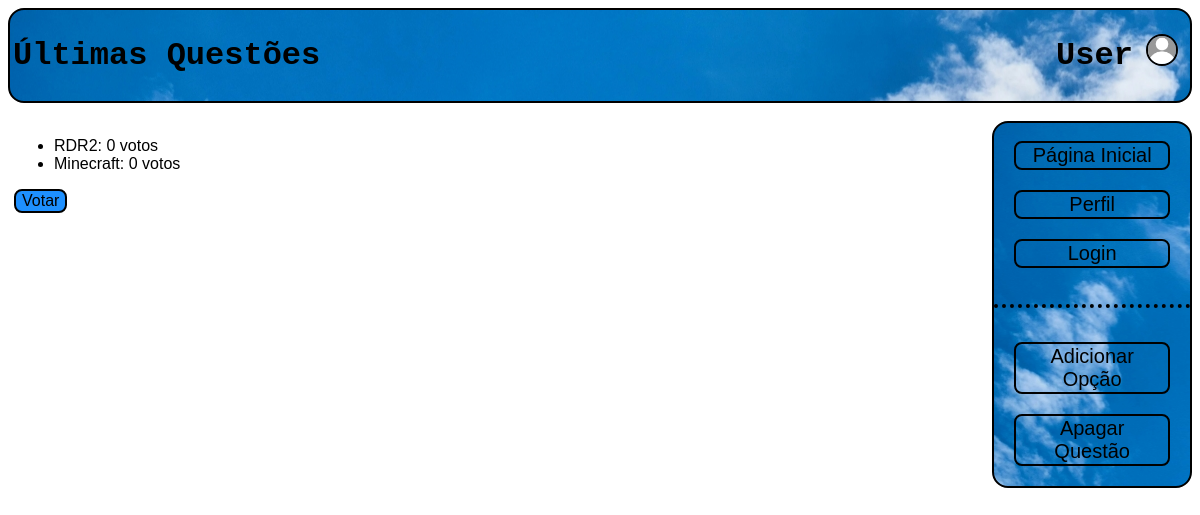
Page /votacao/18/resultados on the earlier database version.
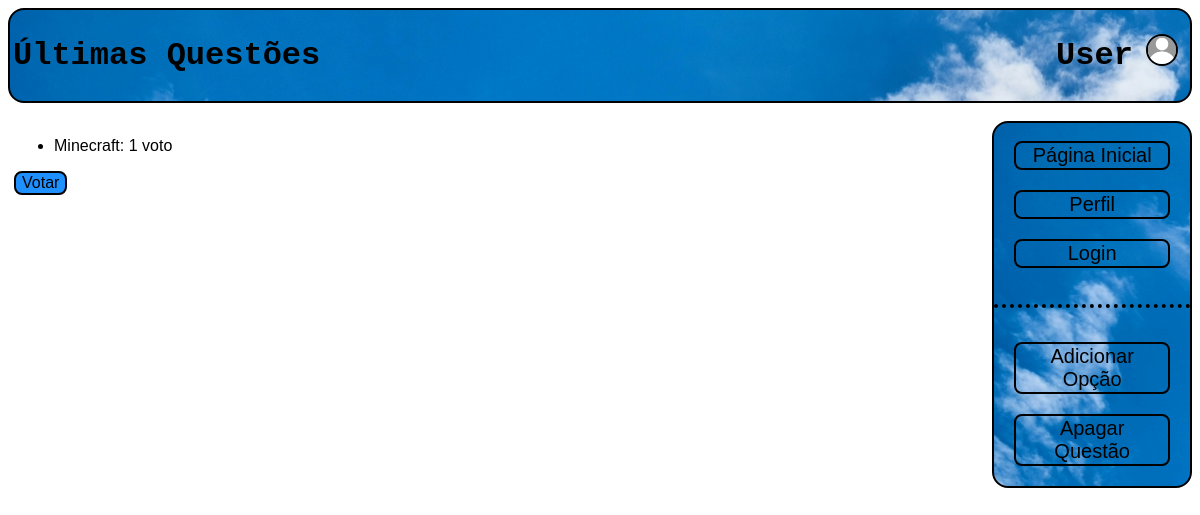
Same page on the later database version.
### votacao/models.py (models this page shows, shortened)
class Opcao(models.Model):
    questao = models.ForeignKey(Questao, on_delete=models.CASCADE)
    opcao_texto = models.CharField(max_length=200)
    votos = models.IntegerField(default=0)

### votacao/views.py (the view)
# urls.py: path('<int:questao_id>/resultados', views.resultados, name='resultados'),
def resultados(request, questao_id):
    questao = get_object_or_404(Questao, pk=questao_id)
    return render(request, 'votacao/resultados.html', {'questao': questao})

### votacao/templates/votacao/resultados.html (shortened to what this page needs)
<!DOCTYPE html>
<html>
{% extends "votacao/index.html" %}
{% block nav %}
        <br>
        <p class="dotdiv"> </p>
        <br>
        <a href="{% url 'votacao:criaropcao' questao.id %}"><button class="button1">Adicionar Opção</button></a>
        <br>
        <a href="{% url 'votacao:deletequestao' questao.id %}"><button class="button1">Apagar Questão</button></a>
{% endblock %}
{% block body %} <article> <body>
    <ul>
        {% for opcao in questao.opcao_set.all %}
        <li>{{ opcao.opcao_texto }}: {{ opcao.votos }} voto{{ opcao.votos|pluralize }}
        </li>
        {% endfor %}
    </ul>
    <a href="{% url 'votacao:detalhe' questao.id %}"><button class="button2">Votar</button></a>
</body> </article> {% endblock %}

### votacao/templates/votacao/index.html (shortened to what this page needs)
<!DOCTYPE html>
<html>
{% load static %}
<head>
    <link rel="stylesheet" type="text/css" href="{% static 'style.css' %}" />
</head>
<header>
    <h1> <table style="width: 100%">
        <th style="text-align: left; width: 40%">{% block header_title %} Últimas Questões{% endblock %}</th>
        <th style="text-align: right; width: 46%"> {% block header_name %}
            {% if request.user.is_authenticated %}
            {{ request.user}} votos: {{ request.user.aluno.votos }}
            {% else %}
            User
            {% endif %}
        {% endblock %} </th>
         <th style="text-align: center; width: 4%"> {% block profile_pic %}
            {% if request.user.is_authenticated %}
                {% if request.user.aluno.profile_picture %}
                <img style="border: 2px solid black; border-radius: 26px" width="28" height="28" src='{% static request.user.aluno.profile_picture %}'>
                {% else %}
                <img style="border: 2px solid black; border-radius: 26px" width="28" height="28" src='{% static "defaultpp.jpg" %}'>
                {% endif %}
            {% else %}
            <img style="border: 2px solid black; border-radius: 26px" width="28" height="28" src='{% static "defaultpp.jpg" %}'>
            {% endif %}
         {% endblock %} </th>
    </table> </h1>
</header>
<br>
<section>
    {% block body %}{% endblock %}
    <nav>
        <br>
        <a href="{% url 'votacao:index' %}"><button class="button1">Página Inicial</button></a>
        <br>
        <a href="{% url 'votacao:userPage' %}"><button class="button1">Perfil</button></a>
        <br>
        <a href="{% url 'votacao:loginPage' %}"><button class="button1">Login</button></a>
        {% block nav %} {% endblock %}
        <br>
    </nav>
</section>
</html>

### votacao/static/style.css (style rules this page uses)
header { background-image: url("sky.jpg"); border: 2px solid; border-radius: 16px; }
nav { -webkit-flex: 1; -ms-flex: 1; flex: 1; text-align: center; background-image: url("sky.jpg"); border: 2px solid; border-radius: 16px; }
section { display: -webkit-flex; display: flex; }
h1 { font-family: 'Courier New', sans-serif; }
article { -webkit-flex: 5; -ms-flex: 5; flex: 5; margin-left: 6px; }
body { font-size: 16px; font-family: 'HelveticaNeueLT Std', sans-serif; }
a:link, a:visited { width: 100%; color: dodgerblue; text-decoration: none; display: inline-block; }
.button1 { background-color: rgba(0,0,0,0); border-radius: 8px; border: 2px solid black; font-size: 20px; color: black; width: 80%; text-align: center; text-decoration: none; display: inline-block; transition-duration: 0.4s; cursor: inherit; margin-bottom: 20px; }
.button2 { background-color: dodgerblue; border-radius: 8px; border: 2px solid black; font-size: 16px; color: black; text-align: center; text-decoration: none; display: inline-block; transition-duration: 0.4s; cursor: inherit; }
.dotdiv { text-align: center; border-bottom: 4px black dotted; }
table { width: 100%; }

Differences in the rows shown:
removed Opcao: opcao_texto "RDR2", votos "0"
changed Opcao "Minecraft": votos "0" → "1"
